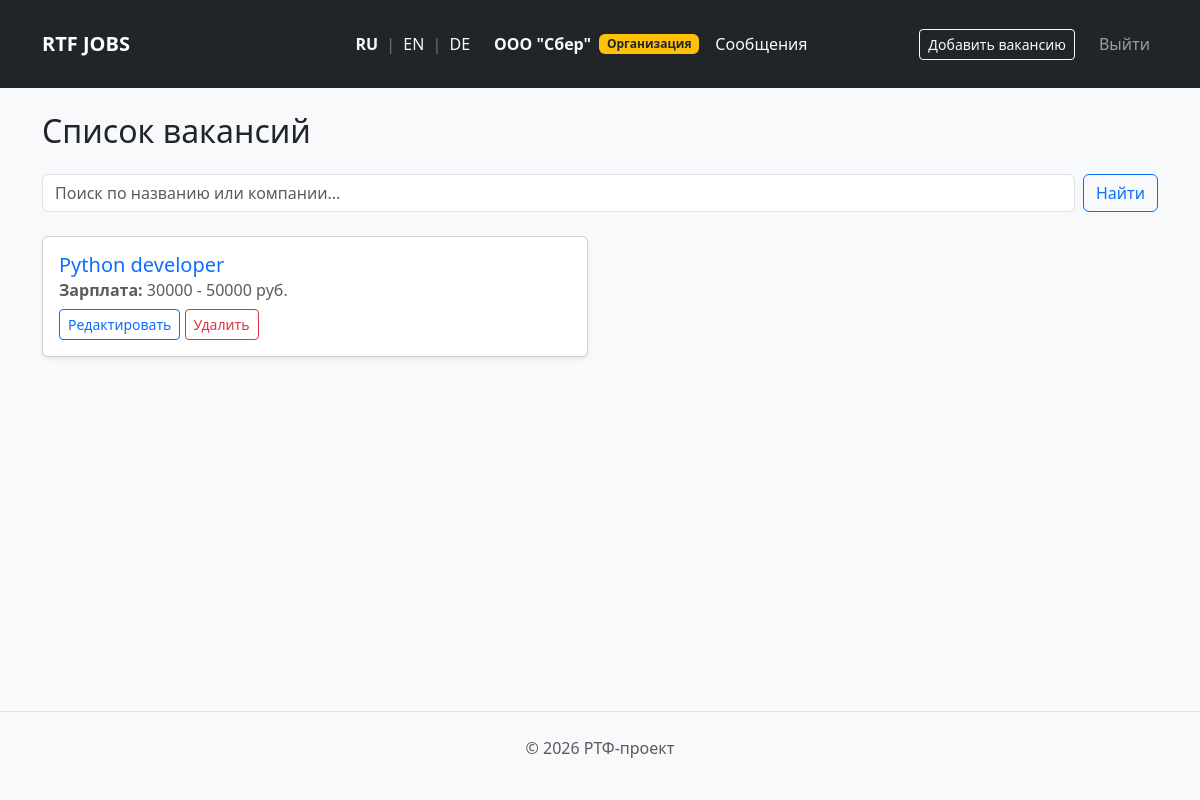
The page / (signed in) on the database its author committed.
### app/models/vacancy.py (models this page shows)
class Vacancy(db.Model):
    __tablename__ = 'vacancies'
    id = db.Column(db.Integer, primary_key=True)
    title_ru = db.Column(db.String(150), nullable=False)
    title_en = db.Column(db.String(150))
    title_de = db.Column(db.String(150))
    description_ru = db.Column(db.Text, nullable=False)
    description_en = db.Column(db.Text)
    description_de = db.Column(db.Text)
    company = db.Column(db.String(150), nullable=False)
    salary_from = db.Column(db.Integer)
    salary_to = db.Column(db.Integer)
    employment_type = db.Column(db.String(50))
    is_internship = db.Column(db.Boolean, default=False)
    created_at = db.Column(db.DateTime, default=datetime.utcnow)
    department_id = db.Column(db.Integer, db.ForeignKey('departments.id'), nullable=False)
    author_id = db.Column(db.Integer, db.ForeignKey('users.id'), nullable=False)
    category_id = db.Column(db.Integer, db.ForeignKey('categories.id'), nullable=True)
    skills = db.relationship('Skill', secondary=vacancy_skills, backref=db.backref('vacancies', lazy='dynamic'))
    applications = db.relationship('Application', backref='vacancy', lazy=True)

### app/routes/vacancy.py (the view)
@vacancy_bp.route('/')
def index():
    search_query = request.args.get('q', '').strip()
    if search_query:
        vacancies = Vacancy.query.filter(
            (Vacancy.title_ru.ilike(f'%{search_query}%')) |
            (Vacancy.company.ilike(f'%{search_query}%'))
        ).all()
    else:
        vacancies = Vacancy.query.all()
    return render_template('index.html', vacancies=vacancies, search_query=search_query)

### templates/index.html (shortened to what this page needs)
{% extends "base.html" %}  {% block content %}
<h2 class="mb-4">{{ t('vacancies_list') }}</h2>
<form class="d-flex mb-4" method="GET" action="/">
  <input
    class="form-control me-2"
    type="search"
    name="q"
    value="{{ search_query }}"
    placeholder="Поиск по названию или компании..."
    aria-label="Search"
  />
  <button class="btn btn-outline-primary" type="submit">Найти</button>
</form>
<div class="row">
  {% for vacancy in vacancies %}
  <div class="col-md-6 mb-4">
    <div class="card h-100 shadow-sm">
      <div class="card-body flex-column">
        <h5 class="card-title">
          <a
            href="/vacancy/{{ vacancy.id }}"
            class="text-decoration-none text-primary"
          >
            {{ get_db_lang(vacancy, 'title') }}
          </a>
        </h5>
        <h6 class="card-subtitle mb-2 text-muted">
          <strong>Зарплата:</strong>
          {% if vacancy.salary_from and vacancy.salary_to %} {{
          vacancy.salary_from }} - {{ vacancy.salary_to }} руб. {% elif
          vacancy.salary_from %} от {{ vacancy.salary_from }} руб. {% elif
          vacancy.salary_to %} до {{ vacancy.salary_to }} руб. {% else %} По
          договоренности {% endif %}
        </h6>
        {% if session.get('role') == 'organization' and session.get('user_id') == vacancy.author_id %}
        <div>
          <a href="/update/{{ vacancy.id }}" class="btn btn-sm btn-outline-primary">Редактировать</a>
          <a href="/delete/{{ vacancy.id }}" class="btn btn-sm btn-outline-danger" onclick="return confirm('Вы уверены, что хотите удалить эту вакансию?');">Удалить</a>
        </div>
        {% endif %}
      </div>
    </div>
  </div>
  {% else %}
  <p class="text-muted">{{ t('no_vacancies') }}</p>
  {% endfor %}
</div>
{% endblock %}

### rows shown on the page
Vacancy: title_ru "Python developer", salary_from "30000", salary_to "50000"

### other values the page prints
{{ session.get('company_name') }} "OOO \"Сбер\""
{{ t('organization') }} "Организация"
{{ t('add_vacancy') }} "Добавить вакансию"
{{ t('logout') }} "Выйти"
{{ t('vacancies_list') }} "Список вакансий"
{{ t('footer_text') }} "РТФ-проект"
